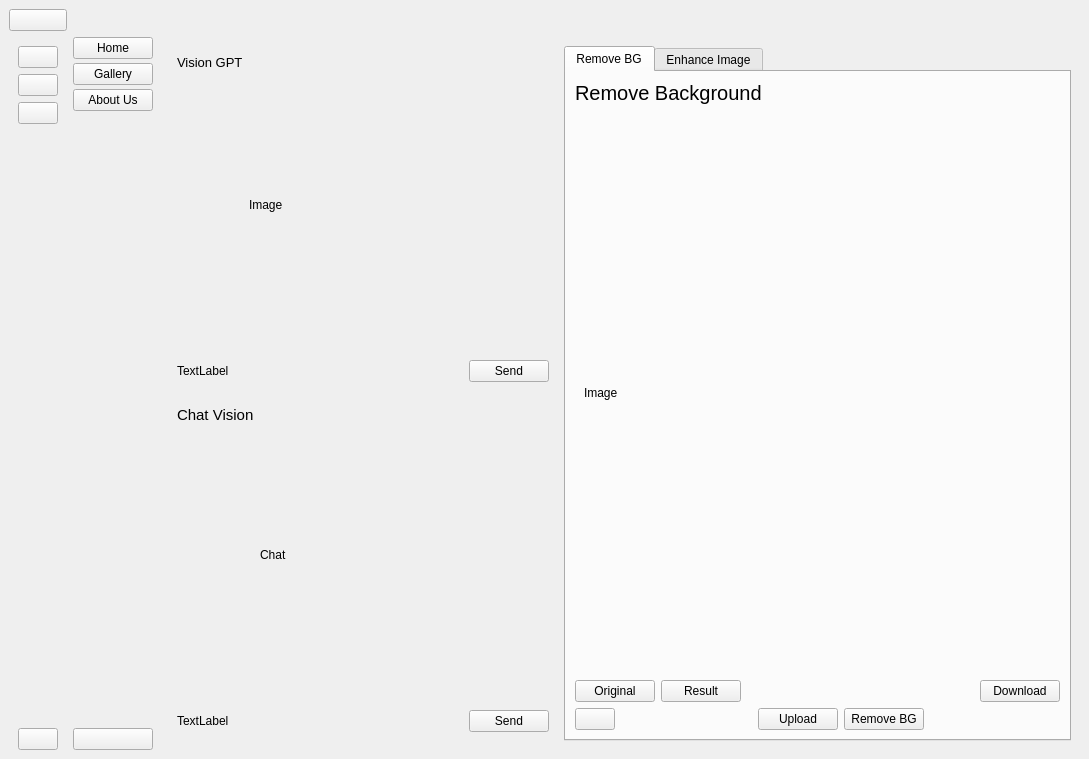
<?xml version="1.0" encoding="UTF-8"?>
<ui version="4.0">
 <class>MainWindow</class>
 <widget class="QMainWindow" name="MainWindow">
  <property name="geometry">
   <rect>
    <x>0</x>
    <y>0</y>
    <width>1089</width>
    <height>759</height>
   </rect>
  </property>
  <property name="windowTitle">
   <string>MainWindow</string>
  </property>
  <widget class="QWidget" name="centralwidget">
   <layout class="QGridLayout" name="gridLayout_2">
    <item row="1" column="0">
     <widget class="QWidget" name="widget_3" native="true">
      <property name="maximumSize">
       <size>
        <width>70</width>
        <height>16777215</height>
       </size>
      </property>
      <layout class="QVBoxLayout" name="verticalLayout">
       <property name="bottomMargin">
        <number>0</number>
       </property>
       <item>
        <widget class="QPushButton" name="home_btn_1">
         <property name="text">
          <string/>
         </property>
         <property name="icon">
          <iconset resource="resource.qrc">
           <normaloff>:/icon/icon/Home_1.ico</normaloff>
           <normalon>:/icon/icon/Home.png</normalon>:/icon/icon/Home_1.ico</iconset>
         </property>
         <property name="checkable">
          <bool>true</bool>
         </property>
         <property name="autoExclusive">
          <bool>true</bool>
         </property>
        </widget>
       </item>
       <item>
        <widget class="QPushButton" name="gallery_btn_1">
         <property name="text">
          <string/>
         </property>
         <property name="icon">
          <iconset resource="resource.qrc">
           <normaloff>:/icon/icon/Picture_1.ico</normaloff>
           <normalon>:/icon/icon/Picture.png</normalon>:/icon/icon/Picture_1.ico</iconset>
         </property>
         <property name="checkable">
          <bool>true</bool>
         </property>
         <property name="autoExclusive">
          <bool>true</bool>
         </property>
        </widget>
       </item>
       <item>
        <widget class="QPushButton" name="info_btn_1">
         <property name="text">
          <string/>
         </property>
         <property name="icon">
          <iconset resource="resource.qrc">
           <normaloff>:/icon/icon/Info_1.ico</normaloff>
           <normalon>:/icon/icon/Info.ico</normalon>:/icon/icon/Info_1.ico</iconset>
         </property>
         <property name="checkable">
          <bool>true</bool>
         </property>
         <property name="autoExclusive">
          <bool>true</bool>
         </property>
        </widget>
       </item>
       <item>
        <spacer name="verticalSpacer">
         <property name="orientation">
          <enum>Qt::Vertical</enum>
         </property>
         <property name="sizeHint" stdset="0">
          <size>
           <width>20</width>
           <height>465</height>
          </size>
         </property>
        </spacer>
       </item>
       <item>
        <widget class="QPushButton" name="exit_btn_1">
         <property name="text">
          <string/>
         </property>
         <property name="icon">
          <iconset resource="resource.qrc">
           <normaloff>:/icon/icon/Close1.ico</normaloff>:/icon/icon/Close1.ico</iconset>
         </property>
        </widget>
       </item>
      </layout>
     </widget>
    </item>
    <item row="1" column="1">
     <widget class="QWidget" name="widget_4" native="true">
      <layout class="QVBoxLayout" name="verticalLayout_2">
       <property name="spacing">
        <number>4</number>
       </property>
       <property name="leftMargin">
        <number>0</number>
       </property>
       <property name="topMargin">
        <number>0</number>
       </property>
       <property name="rightMargin">
        <number>0</number>
       </property>
       <property name="bottomMargin">
        <number>0</number>
       </property>
       <item>
        <widget class="QPushButton" name="home_btn_2">
         <property name="text">
          <string>Home</string>
         </property>
         <property name="icon">
          <iconset resource="resource.qrc">
           <normaloff>:/icon/icon/Home_1.ico</normaloff>
           <normalon>:/icon/icon/Home.ico</normalon>:/icon/icon/Home_1.ico</iconset>
         </property>
         <property name="checkable">
          <bool>true</bool>
         </property>
         <property name="autoExclusive">
          <bool>true</bool>
         </property>
        </widget>
       </item>
       <item>
        <widget class="QPushButton" name="gallery_btn_2">
         <property name="text">
          <string>Gallery</string>
         </property>
         <property name="icon">
          <iconset resource="resource.qrc">
           <normaloff>:/icon/icon/Picture_1.ico</normaloff>
           <normalon>:/icon/icon/Picture.png</normalon>:/icon/icon/Picture_1.ico</iconset>
         </property>
         <property name="checkable">
          <bool>true</bool>
         </property>
         <property name="autoExclusive">
          <bool>true</bool>
         </property>
        </widget>
       </item>
       <item>
        <widget class="QPushButton" name="info_btn_2">
         <property name="text">
          <string>About Us</string>
         </property>
         <property name="icon">
          <iconset resource="resource.qrc">
           <normaloff>:/icon/icon/Info_1.ico</normaloff>
           <normalon>:/icon/icon/Info.png</normalon>:/icon/icon/Info_1.ico</iconset>
         </property>
         <property name="checkable">
          <bool>true</bool>
         </property>
         <property name="autoExclusive">
          <bool>true</bool>
         </property>
        </widget>
       </item>
       <item>
        <spacer name="verticalSpacer_2">
         <property name="orientation">
          <enum>Qt::Vertical</enum>
         </property>
         <property name="sizeHint" stdset="0">
          <size>
           <width>20</width>
           <height>488</height>
          </size>
         </property>
        </spacer>
       </item>
       <item>
        <widget class="QPushButton" name="exit_btn_2">
         <property name="text">
          <string/>
         </property>
         <property name="icon">
          <iconset resource="resource.qrc">
           <normaloff>:/icon/icon/Close1.ico</normaloff>:/icon/icon/Close1.ico</iconset>
         </property>
        </widget>
       </item>
      </layout>
     </widget>
    </item>
    <item row="0" column="1" colspan="2">
     <widget class="QWidget" name="widget_2" native="true">
      <property name="maximumSize">
       <size>
        <width>16777215</width>
        <height>50</height>
       </size>
      </property>
     </widget>
    </item>
    <item row="0" column="0">
     <widget class="QPushButton" name="change_btn">
      <property name="text">
       <string/>
      </property>
      <property name="icon">
       <iconset resource="resource.qrc">
        <normaloff>:/icon/icon/Menu.ico</normaloff>:/icon/icon/Menu.ico</iconset>
      </property>
      <property name="checkable">
       <bool>true</bool>
      </property>
     </widget>
    </item>
    <item row="1" column="2">
     <widget class="QStackedWidget" name="stackedWidget">
      <property name="currentIndex">
       <number>0</number>
      </property>
      <widget class="QWidget" name="page">
       <layout class="QGridLayout" name="gridLayout_7">
        <item row="0" column="0">
         <layout class="QGridLayout" name="gridLayout_3">
          <item row="0" column="0">
           <widget class="QWidget" name="widget" native="true">
            <layout class="QGridLayout" name="gridLayout_5">
             <item row="0" column="0">
              <widget class="QLabel" name="label">
               <property name="font">
                <font>
                 <pointsize>10</pointsize>
                </font>
               </property>
               <property name="text">
                <string>Vision GPT</string>
               </property>
              </widget>
             </item>
             <item row="0" column="1" rowspan="2" colspan="2">
              <widget class="QLabel" name="label_2">
               <property name="text">
                <string>Image</string>
               </property>
              </widget>
             </item>
             <item row="1" column="0">
              <spacer name="verticalSpacer_3">
               <property name="orientation">
                <enum>Qt::Vertical</enum>
               </property>
               <property name="sizeHint" stdset="0">
                <size>
                 <width>20</width>
                 <height>208</height>
                </size>
               </property>
              </spacer>
             </item>
             <item row="2" column="0">
              <widget class="QLabel" name="label_3">
               <property name="text">
                <string>TextLabel</string>
               </property>
              </widget>
             </item>
             <item row="2" column="1">
              <spacer name="horizontalSpacer_5">
               <property name="orientation">
                <enum>Qt::Horizontal</enum>
               </property>
               <property name="sizeHint" stdset="0">
                <size>
                 <width>224</width>
                 <height>20</height>
                </size>
               </property>
              </spacer>
             </item>
             <item row="2" column="2">
              <widget class="QPushButton" name="pushButton_11">
               <property name="text">
                <string>Send</string>
               </property>
              </widget>
             </item>
            </layout>
           </widget>
          </item>
          <item row="1" column="0">
           <widget class="QWidget" name="widget_5" native="true">
            <layout class="QGridLayout" name="gridLayout_6">
             <item row="1" column="0">
              <spacer name="verticalSpacer_4">
               <property name="orientation">
                <enum>Qt::Vertical</enum>
               </property>
               <property name="sizeHint" stdset="0">
                <size>
                 <width>20</width>
                 <height>207</height>
                </size>
               </property>
              </spacer>
             </item>
             <item row="2" column="0">
              <widget class="QLabel" name="label_6">
               <property name="text">
                <string>TextLabel</string>
               </property>
              </widget>
             </item>
             <item row="2" column="2">
              <widget class="QPushButton" name="pushButton_14">
               <property name="text">
                <string>Send</string>
               </property>
              </widget>
             </item>
             <item row="2" column="1">
              <spacer name="horizontalSpacer_6">
               <property name="orientation">
                <enum>Qt::Horizontal</enum>
               </property>
               <property name="sizeHint" stdset="0">
                <size>
                 <width>214</width>
                 <height>20</height>
                </size>
               </property>
              </spacer>
             </item>
             <item row="0" column="0">
              <widget class="QLabel" name="label_4">
               <property name="font">
                <font>
                 <pointsize>11</pointsize>
                </font>
               </property>
               <property name="text">
                <string>Chat Vision</string>
               </property>
              </widget>
             </item>
             <item row="0" column="1" rowspan="2" colspan="2">
              <widget class="QLabel" name="label_5">
               <property name="text">
                <string>Chat</string>
               </property>
              </widget>
             </item>
            </layout>
           </widget>
          </item>
         </layout>
        </item>
        <item row="0" column="1">
         <widget class="QTabWidget" name="tabWidget">
          <property name="currentIndex">
           <number>0</number>
          </property>
          <widget class="QWidget" name="tab">
           <attribute name="title">
            <string>Remove BG</string>
           </attribute>
           <layout class="QGridLayout" name="gridLayout">
            <item row="0" column="0">
             <layout class="QHBoxLayout" name="horizontalLayout">
              <item>
               <widget class="QLabel" name="label_7">
                <property name="maximumSize">
                 <size>
                  <width>16777215</width>
                  <height>40</height>
                 </size>
                </property>
                <property name="font">
                 <font>
                  <pointsize>15</pointsize>
                 </font>
                </property>
                <property name="text">
                 <string>Remove Background</string>
                </property>
               </widget>
              </item>
              <item>
               <spacer name="horizontalSpacer_9">
                <property name="orientation">
                 <enum>Qt::Horizontal</enum>
                </property>
                <property name="sizeHint" stdset="0">
                 <size>
                  <width>157</width>
                  <height>17</height>
                 </size>
                </property>
               </spacer>
              </item>
             </layout>
            </item>
            <item row="1" column="0">
             <widget class="QStackedWidget" name="stackedWidget_3">
              <property name="frameShape">
               <enum>QFrame::NoFrame</enum>
              </property>
              <property name="currentIndex">
               <number>2</number>
              </property>
              <widget class="QWidget" name="page_6">
               <layout class="QGridLayout" name="gridLayout_8">
                <item row="0" column="0">
                 <widget class="QLabel" name="lbl_imgbg">
                  <property name="text">
                   <string>Image</string>
                  </property>
                 </widget>
                </item>
               </layout>
              </widget>
              <widget class="QWidget" name="page_8">
               <layout class="QGridLayout" name="gridLayout_9">
                <item row="0" column="0">
                 <widget class="QLabel" name="label_11">
                  <property name="enabled">
                   <bool>true</bool>
                  </property>
                  <property name="text">
                   <string/>
                  </property>
                  <property name="textFormat">
                   <enum>Qt::PlainText</enum>
                  </property>
                  <property name="scaledContents">
                   <bool>true</bool>
                  </property>
                  <property name="wordWrap">
                   <bool>false</bool>
                  </property>
                 </widget>
                </item>
               </layout>
              </widget>
              <widget class="QWidget" name="page_7">
               <layout class="QGridLayout" name="gridLayout_10">
                <item row="0" column="0">
                 <widget class="QLabel" name="lbl_imgbg_result">
                  <property name="text">
                   <string>Image</string>
                  </property>
                 </widget>
                </item>
               </layout>
              </widget>
             </widget>
            </item>
            <item row="2" column="0">
             <layout class="QHBoxLayout" name="horizontalLayout_3">
              <item>
               <widget class="QPushButton" name="btn_origbg">
                <property name="text">
                 <string>Original</string>
                </property>
               </widget>
              </item>
              <item>
               <widget class="QPushButton" name="btn_resultbg">
                <property name="text">
                 <string>Result</string>
                </property>
               </widget>
              </item>
              <item>
               <spacer name="horizontalSpacer_12">
                <property name="orientation">
                 <enum>Qt::Horizontal</enum>
                </property>
                <property name="sizeHint" stdset="0">
                 <size>
                  <width>157</width>
                  <height>20</height>
                 </size>
                </property>
               </spacer>
              </item>
              <item>
               <widget class="QPushButton" name="btn_downloadbg">
                <property name="text">
                 <string>Download</string>
                </property>
               </widget>
              </item>
             </layout>
            </item>
            <item row="3" column="0">
             <layout class="QHBoxLayout" name="horizontalLayout_2">
              <item>
               <widget class="QPushButton" name="btn_closebg">
                <property name="text">
                 <string/>
                </property>
                <property name="icon">
                 <iconset resource="resource.qrc">
                  <normaloff>:/icon/icon/Close1.ico</normaloff>:/icon/icon/Close1.ico</iconset>
                </property>
               </widget>
              </item>
              <item>
               <spacer name="horizontalSpacer_7">
                <property name="orientation">
                 <enum>Qt::Horizontal</enum>
                </property>
                <property name="sizeHint" stdset="0">
                 <size>
                  <width>118</width>
                  <height>20</height>
                 </size>
                </property>
               </spacer>
              </item>
              <item>
               <widget class="QPushButton" name="pushButton_15">
                <property name="text">
                 <string>Upload</string>
                </property>
               </widget>
              </item>
              <item>
               <widget class="QPushButton" name="btn_rbg">
                <property name="text">
                 <string>Remove BG</string>
                </property>
               </widget>
              </item>
              <item>
               <spacer name="horizontalSpacer_8">
                <property name="orientation">
                 <enum>Qt::Horizontal</enum>
                </property>
                <property name="sizeHint" stdset="0">
                 <size>
                  <width>70</width>
                  <height>20</height>
                 </size>
                </property>
               </spacer>
              </item>
             </layout>
            </item>
           </layout>
          </widget>
          <widget class="QWidget" name="tab_2">
           <attribute name="title">
            <string>Enhance Image</string>
           </attribute>
           <layout class="QGridLayout" name="gridLayout_4">
            <item row="2" column="1">
             <widget class="QPushButton" name="btn_resen">
              <property name="text">
               <string>Result</string>
              </property>
             </widget>
            </item>
            <item row="0" column="0" colspan="2">
             <widget class="QLabel" name="label_10">
              <property name="maximumSize">
               <size>
                <width>16777215</width>
                <height>40</height>
               </size>
              </property>
              <property name="font">
               <font>
                <pointsize>15</pointsize>
               </font>
              </property>
              <property name="text">
               <string>Enhance Image</string>
              </property>
             </widget>
            </item>
            <item row="0" column="2">
             <spacer name="horizontalSpacer_10">
              <property name="orientation">
               <enum>Qt::Horizontal</enum>
              </property>
              <property name="sizeHint" stdset="0">
               <size>
                <width>108</width>
                <height>20</height>
               </size>
              </property>
             </spacer>
            </item>
            <item row="2" column="4">
             <widget class="QPushButton" name="btn_downloaden">
              <property name="text">
               <string>Download</string>
              </property>
             </widget>
            </item>
            <item row="2" column="2" colspan="2">
             <spacer name="horizontalSpacer_11">
              <property name="orientation">
               <enum>Qt::Horizontal</enum>
              </property>
              <property name="sizeHint" stdset="0">
               <size>
                <width>216</width>
                <height>22</height>
               </size>
              </property>
             </spacer>
            </item>
            <item row="1" column="0" colspan="5">
             <widget class="QStackedWidget" name="stackedWidget_2">
              <property name="currentIndex">
               <number>1</number>
              </property>
              <widget class="QWidget" name="page_4">
               <widget class="QLabel" name="lbl_original">
                <property name="geometry">
                 <rect>
                  <x>10</x>
                  <y>10</y>
                  <width>81</width>
                  <height>21</height>
                 </rect>
                </property>
                <property name="text">
                 <string>RESULT</string>
                </property>
               </widget>
               <widget class="QLabel" name="lbl_imgen">
                <property name="geometry">
                 <rect>
                  <x>10</x>
                  <y>30</y>
                  <width>411</width>
                  <height>431</height>
                 </rect>
                </property>
                <property name="text">
                 <string>Image</string>
                </property>
               </widget>
              </widget>
              <widget class="QWidget" name="page_5">
               <widget class="QLabel" name="lbl_imgen_result">
                <property name="geometry">
                 <rect>
                  <x>9</x>
                  <y>31</y>
                  <width>411</width>
                  <height>431</height>
                 </rect>
                </property>
                <property name="text">
                 <string>Image</string>
                </property>
               </widget>
               <widget class="QLabel" name="lbl_original_result">
                <property name="geometry">
                 <rect>
                  <x>9</x>
                  <y>11</y>
                  <width>81</width>
                  <height>21</height>
                 </rect>
                </property>
                <property name="text">
                 <string>ORIGINAL</string>
                </property>
                <property name="indent">
                 <number>1</number>
                </property>
               </widget>
              </widget>
             </widget>
            </item>
            <item row="3" column="0" colspan="2">
             <spacer name="horizontalSpacer_3">
              <property name="orientation">
               <enum>Qt::Horizontal</enum>
              </property>
              <property name="sizeHint" stdset="0">
               <size>
                <width>162</width>
                <height>20</height>
               </size>
              </property>
             </spacer>
            </item>
            <item row="2" column="0">
             <widget class="QPushButton" name="btn_origen">
              <property name="text">
               <string>Original</string>
              </property>
             </widget>
            </item>
            <item row="3" column="2">
             <widget class="QPushButton" name="btn_uploaden">
              <property name="text">
               <string>UPLOAD</string>
              </property>
             </widget>
            </item>
            <item row="3" column="3" colspan="2">
             <spacer name="horizontalSpacer_4">
              <property name="orientation">
               <enum>Qt::Horizontal</enum>
              </property>
              <property name="sizeHint" stdset="0">
               <size>
                <width>108</width>
                <height>20</height>
               </size>
              </property>
             </spacer>
            </item>
           </layout>
          </widget>
         </widget>
        </item>
       </layout>
      </widget>
      <widget class="QWidget" name="page_2">
       <widget class="QLabel" name="label_8">
        <property name="geometry">
         <rect>
          <x>10</x>
          <y>10</y>
          <width>151</width>
          <height>41</height>
         </rect>
        </property>
        <property name="font">
         <font>
          <pointsize>18</pointsize>
         </font>
        </property>
        <property name="text">
         <string>Gallery</string>
        </property>
       </widget>
      </widget>
      <widget class="QWidget" name="page_3">
       <widget class="QLabel" name="label_9">
        <property name="geometry">
         <rect>
          <x>10</x>
          <y>10</y>
          <width>151</width>
          <height>41</height>
         </rect>
        </property>
        <property name="font">
         <font>
          <pointsize>18</pointsize>
         </font>
        </property>
        <property name="text">
         <string>About Us</string>
        </property>
       </widget>
      </widget>
     </widget>
    </item>
   </layout>
  </widget>
 </widget>
 <resources>
  <include location="resource.qrc"/>
 </resources>
 <connections>
  <connection>
   <sender>change_btn</sender>
   <signal>toggled(bool)</signal>
   <receiver>widget_3</receiver>
   <slot>setVisible(bool)</slot>
   <hints>
    <hint type="sourcelabel">
     <x>46</x>
     <y>32</y>
    </hint>
    <hint type="destinationlabel">
     <x>61</x>
     <y>91</y>
    </hint>
   </hints>
  </connection>
  <connection>
   <sender>change_btn</sender>
   <signal>toggled(bool)</signal>
   <receiver>widget_4</receiver>
   <slot>setHidden(bool)</slot>
   <hints>
    <hint type="sourcelabel">
     <x>47</x>
     <y>37</y>
    </hint>
    <hint type="destinationlabel">
     <x>105</x>
     <y>217</y>
    </hint>
   </hints>
  </connection>
  <connection>
   <sender>home_btn_1</sender>
   <signal>toggled(bool)</signal>
   <receiver>home_btn_2</receiver>
   <slot>setChecked(bool)</slot>
   <hints>
    <hint type="sourcelabel">
     <x>49</x>
     <y>96</y>
    </hint>
    <hint type="destinationlabel">
     <x>84</x>
     <y>83</y>
    </hint>
   </hints>
  </connection>
  <connection>
   <sender>gallery_btn_1</sender>
   <signal>toggled(bool)</signal>
   <receiver>gallery_btn_2</receiver>
   <slot>setChecked(bool)</slot>
   <hints>
    <hint type="sourcelabel">
     <x>31</x>
     <y>131</y>
    </hint>
    <hint type="destinationlabel">
     <x>79</x>
     <y>119</y>
    </hint>
   </hints>
  </connection>
  <connection>
   <sender>info_btn_1</sender>
   <signal>toggled(bool)</signal>
   <receiver>info_btn_2</receiver>
   <slot>setChecked(bool)</slot>
   <hints>
    <hint type="sourcelabel">
     <x>32</x>
     <y>155</y>
    </hint>
    <hint type="destinationlabel">
     <x>84</x>
     <y>155</y>
    </hint>
   </hints>
  </connection>
  <connection>
   <sender>gallery_btn_2</sender>
   <signal>toggled(bool)</signal>
   <receiver>gallery_btn_1</receiver>
   <slot>setChecked(bool)</slot>
   <hints>
    <hint type="sourcelabel">
     <x>124</x>
     <y>114</y>
    </hint>
    <hint type="destinationlabel">
     <x>50</x>
     <y>127</y>
    </hint>
   </hints>
  </connection>
  <connection>
   <sender>home_btn_2</sender>
   <signal>toggled(bool)</signal>
   <receiver>home_btn_1</receiver>
   <slot>setChecked(bool)</slot>
   <hints>
    <hint type="sourcelabel">
     <x>129</x>
     <y>68</y>
    </hint>
    <hint type="destinationlabel">
     <x>40</x>
     <y>100</y>
    </hint>
   </hints>
  </connection>
 </connections>
</ui>
